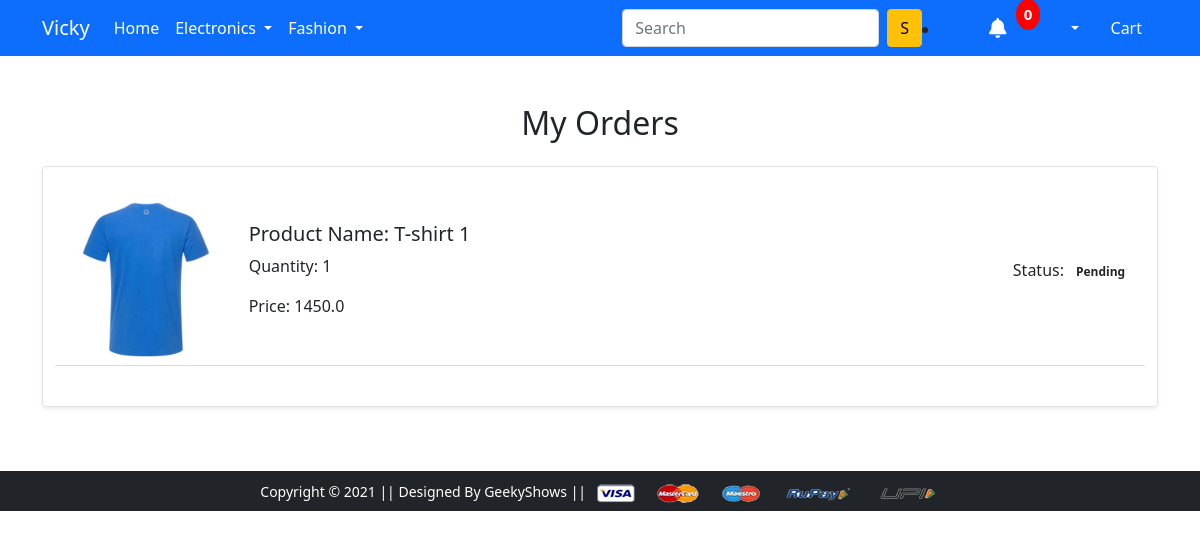
Page /orders/ (signed in) on the earlier database version.
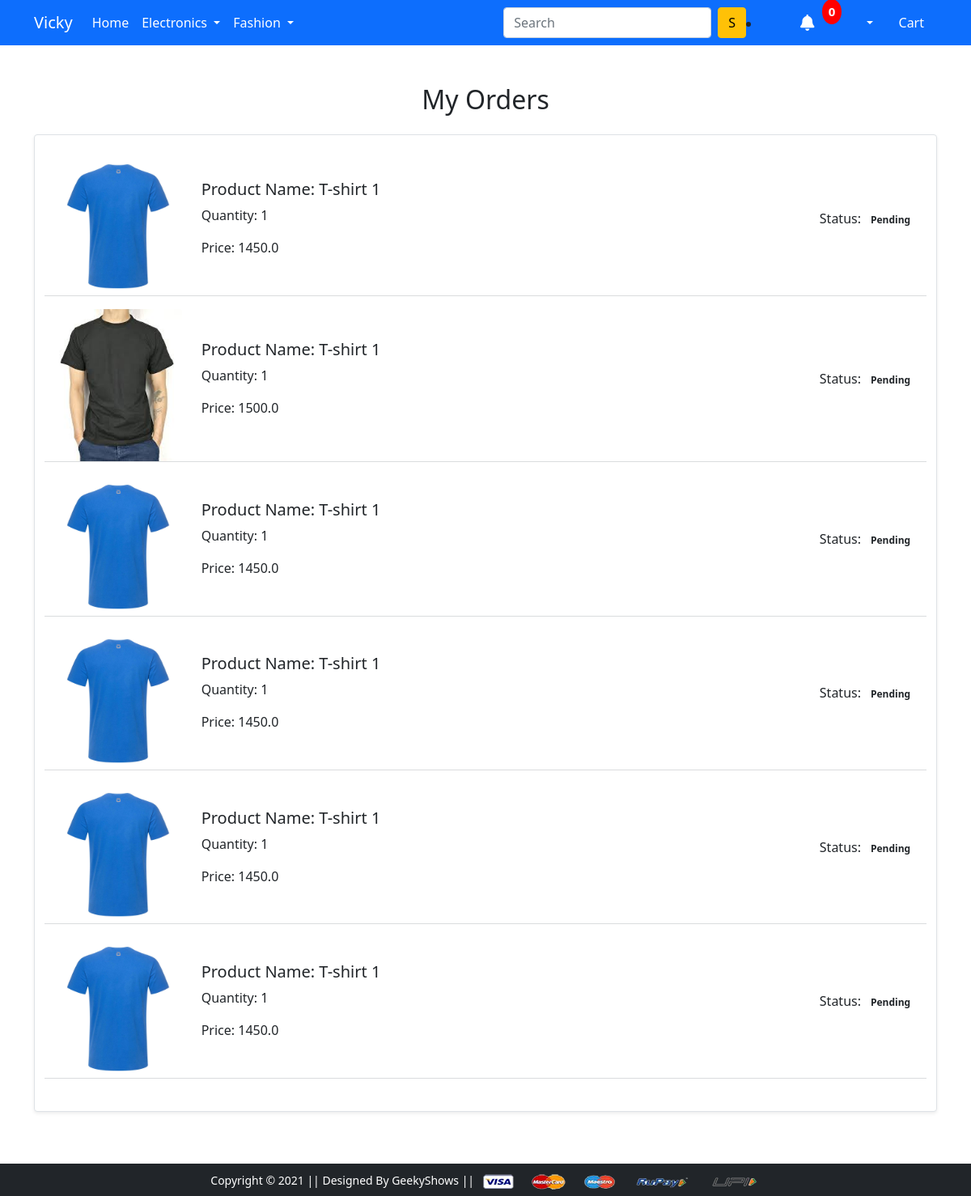
Same page on the later database version.
### app/models.py (models this page shows, shortened)
class OrderPlaced(models.Model):
    user=models.ForeignKey(User, on_delete=models.CASCADE)
    customer=models.ForeignKey(Customer, on_delete=models.CASCADE)
    product=models.ForeignKey(Product, on_delete=models.CASCADE)
    quantity=models.PositiveIntegerField(default=1)
    ordered_date=models.DateTimeField(auto_now_add=True)
    status=models.CharField(max_length=50, choices=STATUS_CHOICES, default='Pending')
    @property
    def total_cost_of_each_ordered_item(self):
        return (self.product.discounted_price * self.quantity)

class Product(models.Model):
    title=models.CharField(max_length=100)
    selling_price=models.FloatField()
    discounted_price=models.FloatField()
    description=models.TextField()
    brand=models.CharField(max_length=100)
    category=models.CharField(choices=CATEGORY_CHOICES, max_length=2)
    product_image=models.ImageField(upload_to='productimg')

### app/views.py (the view)
# urls.py: path('orders/', views.orders, name='orders'),
@login_required(login_url='/accounts/login/')
def orders(request):
 user=request.user
 order_details=OrderPlaced.objects.filter(user=user)
 return render(request, 'app/orders.html', {'order_details': order_details})

### app/templates/app/orders.html (shortened to what this page needs)
{% extends 'app/base.html' %}
{% load static %}
{% block main-content %}
<div class="container my-5">
    <h2 class="text-center mb-4">My Orders</h2>
    <div class="list-group">
        <div class="list-group-item mb-3 p-4 border rounded shadow-sm">
            <div class="row align-items-center">
                {% for item in order_details %}
                <div class="col-md-2">
                    <img src="{{item.product.product_image.url}}" alt="Product Image" class="img-fluid rounded">
                </div>
                <div class="col-md-6">
                    <h5>Product Name: <span class="product-name">{{item.product.title}}</span></h5>
                    <p>Quantity: <span class="product-quantity">{{item.quantity}}</span></p>
                    <p>Price: <span class="product-price">{{item.total_cost_of_each_ordered_item}}</span></p>
                </div>
                <div class="col-md-4 text-md-end">
                    <p>Status: <span class="badge text-dark">{{item.status}}</span></p>
                </div>
                <hr class="text-muted">
                {% endfor %}
            </div>
        </div>
    </div>
</div>
{% endblock main-content %}

### app/templates/app/base.html (shortened to what this page needs)
<!doctype html>
{% load static %}
<html lang="en">
<head>
  <link href="https://cdn.jsdelivr.net/npm/bootstrap@5.0.0-beta1/dist/css/bootstrap.min.css" rel="stylesheet"
>
  <link rel="stylesheet" href="{% static 'app/css/owl.carousel.min.css' %}">
  <link rel="stylesheet" href="{% static 'app/css/all.min.css' %}">
  <link rel="stylesheet" href="{% static 'app/css/style.css' %}">
</head>
<body>
  <nav class="navbar navbar-expand-lg navbar-dark bg-primary">
    <div class="container">
      <a class="navbar-brand" href="/">Vicky</a>
      <div class="collapse navbar-collapse" id="navbarSupportedContent">
        <ul class="navbar-nav me-auto mb-2 mb-lg-0">
          <li class="nav-item">
            <a class="nav-link active" aria-current="page" href="/">Home</a>
          </li>
          <li class="nav-item dropdown">
            <a class="nav-link dropdown-toggle text-white" href="#" id="electronicsDropdown" role="button"
              data-bs-toggle="dropdown" aria-expanded="false">
              Electronics
            </a>
          </li>
          <li class="nav-item dropdown">
            <a class="nav-link dropdown-toggle text-white" href="#" id="fashionDropdown" role="button"
              data-bs-toggle="dropdown" aria-expanded="false">
              Fashion
            </a>
          </li>
        </ul>
        <form class="d-flex">
          <input class="form-control me-2" type="search" placeholder="Search" aria-label="Search" name="search">
          <button class="btn btn-warning" type="submit">S</button>
        </form>
        <li class="nav-item dropdown notification-section">
          <a href="#" class="notification dropdown-toggle" id="navbarDropdown" role="button" data-bs-toggle="dropdown"
            aria-expanded="true">
            <span><i class='fa fa-bell'></i></span>
            <span class="badge" id="notification-badge">0</span>
          </a>
      </li>
      <div>
        <ul class="navbar-nav me-auto mb-2 mb-lg-0">
          {% if request.user.is_authenticated %}
          <li class="nav-item dropdown mx-2">
            <a class="nav-link dropdown-toggle text-white" href="#" id="profileDropdown" role="button"
              data-bs-toggle="dropdown" aria-expanded="false">
            </a>
          </li>
          <li class="nav-item mx-2">
            <a href="{% url 'cart' %}" class="nav-link text-white"> Cart
            </a>
          </li>
          {% endif %}
        </ul>
      </div>
    </div>
    </div>
  </nav>
  {% block main-content %} {% endblock main-content %}
  <footer class="container-fluid bg-dark text-center p-2 mt-5">
    <small class="text-white">Copyright &copy; 2021 || Designed By GeekyShows || </small>
    <img src="{% static 'app/images/payment.png' %}" alt="" srcset="" class="img-fluid" height="2px">
  </footer>
</body>
</html>

### app/static/app/css/style.css (style rules this page uses)
.notification { background-color: #0d6efd; color: white; text-decoration: none; padding: 4px 24px; margin-right: 20px; margin-left: 20px; position: relative; display: inline-block; border-radius: 2px; font-size: 20px; }
.notification .badge { position: absolute; top: -10px; right: -10px; padding: 8px 8px; border-radius: 50%; background: red; color: white; }
.notification-section .dropdown-toggle::after { content: none; }
.dropdown-toggle::after { color: #fff; }

Differences in the rows shown:
added OrderPlaced: product.product_image (picture), product "T-shirt 1", quantity "1", total_cost_of_each_ordered_item "1500.0", status "Pending"
added OrderPlaced: product.product_image (picture), product "T-shirt 1", quantity "1", total_cost_of_each_ordered_item "1450.0", status "Pending"
added OrderPlaced: product.product_image (picture), product "T-shirt 1", quantity "1", total_cost_of_each_ordered_item "1450.0", status "Pending"
added OrderPlaced: product.product_image (picture), product "T-shirt 1", quantity "1", total_cost_of_each_ordered_item "1450.0", status "Pending"
added OrderPlaced: product.product_image (picture), product "T-shirt 1", quantity "1", total_cost_of_each_ordered_item "1450.0", status "Pending"
